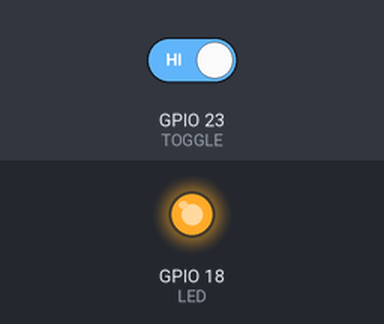
The program below on a simulated Raspberry Pi (BCM pin numbers). On the bench: output pins drawn as LEDs (lit = HIGH). Dashed ring = blinking. The test bench sets the inputs (shaded band); at power-on: GPIO 23 (TOGGLE) HIGH.

Above: at 1.2 s.
1.3 s: GPIO 23 (TOGGLE) driven LOW
At 1.9 s:
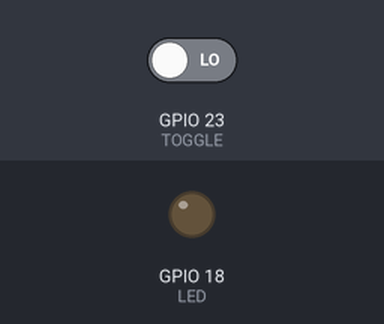
3.0 s: GPIO 23 (TOGGLE) driven HIGH
At 4.4 s:
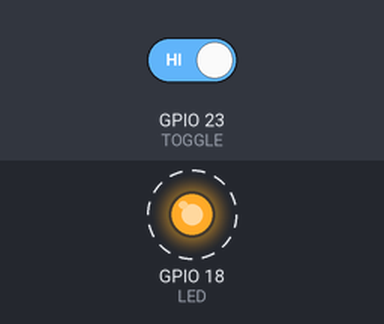
Timing chart, 0 to 13.1 s (numbered marks = the images above; inputs shaded):
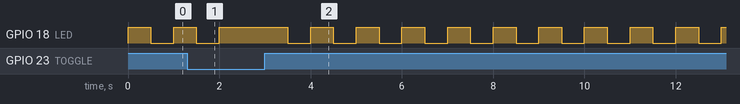

The program:

Module_4_Peer_Assignment.py
```python
import RPi.GPIO as GPIO    # Import Raspberry Pi GPIO library
import time    # Import the sleep function from the time module

GPIO.setwarnings(False)    # Ignore warning for now
GPIO.setmode(GPIO.BCM)     # Use physical pin numbering (BROADCOMM)

LED=18
TOGGLE=23
GPIO.setup(LED, GPIO.OUT)
GPIO.setup(TOGGLE, GPIO.IN, pull_up_down=GPIO.PUD_UP)


while True:
    try:
        if GPIO.input(TOGGLE):
            GPIO.output(LED, GPIO.HIGH)      # Turn on
            time.sleep(0.5)                  # Sleep for 500 ms
            GPIO.output(LED, GPIO.LOW)       # Turn off
            time.sleep(0.5)                  # Sleep for 500 ms
        else:
            GPIO.output(LED, GPIO.HIGH)

    except KeyboardInterrupt:
        GPIO.cleanup()
        print('stopped!')
        exit()
```

Measured:
- after the input at 1.3 s, GPIO 18 (LED): goes on until 2.0 s, then stays HIGH
- after the input at 3.0 s, GPIO 18 (LED): alternates HIGH for 0.50 s and LOW for 0.50 s, starting after 0.50 s
